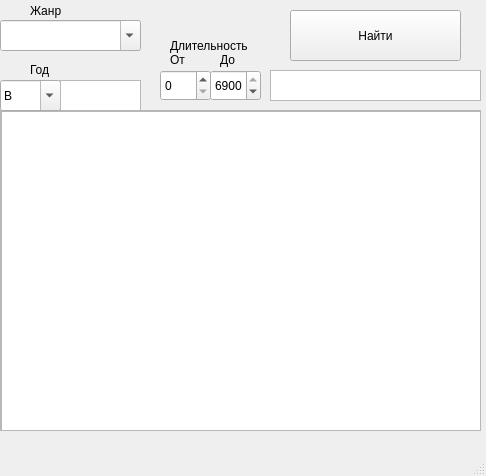
<?xml version="1.0" encoding="UTF-8"?>
<ui version="4.0">
 <class>MainWindow</class>
 <widget class="QMainWindow" name="MainWindow">
  <property name="geometry">
   <rect>
    <x>0</x>
    <y>0</y>
    <width>486</width>
    <height>476</height>
   </rect>
  </property>
  <property name="minimumSize">
   <size>
    <width>486</width>
    <height>476</height>
   </size>
  </property>
  <property name="maximumSize">
   <size>
    <width>486</width>
    <height>476</height>
   </size>
  </property>
  <property name="windowTitle">
   <string>MainWindow</string>
  </property>
  <widget class="QWidget" name="centralwidget">
   <widget class="QScrollArea" name="scrollArea">
    <property name="geometry">
     <rect>
      <x>0</x>
      <y>110</y>
      <width>481</width>
      <height>321</height>
     </rect>
    </property>
    <property name="widgetResizable">
     <bool>true</bool>
    </property>
    <widget class="QWidget" name="scrollAreaWidgetContents">
     <property name="geometry">
      <rect>
       <x>0</x>
       <y>0</y>
       <width>479</width>
       <height>319</height>
      </rect>
     </property>
     <widget class="QTableWidget" name="films_table">
      <property name="geometry">
       <rect>
        <x>0</x>
        <y>0</y>
        <width>481</width>
        <height>321</height>
       </rect>
      </property>
      <property name="sizePolicy">
       <sizepolicy hsizetype="Ignored" vsizetype="Ignored">
        <horstretch>0</horstretch>
        <verstretch>0</verstretch>
       </sizepolicy>
      </property>
     </widget>
    </widget>
   </widget>
   <widget class="QComboBox" name="comboBox">
    <property name="geometry">
     <rect>
      <x>0</x>
      <y>20</y>
      <width>141</width>
      <height>31</height>
     </rect>
    </property>
    <property name="editable">
     <bool>true</bool>
    </property>
    <item>
     <property name="text">
      <string/>
     </property>
    </item>
    <item>
     <property name="text">
      <string>Драма</string>
     </property>
    </item>
    <item>
     <property name="text">
      <string>Мелодрама</string>
     </property>
    </item>
    <item>
     <property name="text">
      <string>Документальный</string>
     </property>
    </item>
    <item>
     <property name="text">
      <string>Анимация</string>
     </property>
    </item>
    <item>
     <property name="text">
      <string>Биография</string>
     </property>
    </item>
    <item>
     <property name="text">
      <string>Боевик</string>
     </property>
    </item>
    <item>
     <property name="text">
      <string>Ужасы</string>
     </property>
    </item>
    <item>
     <property name="text">
      <string>Комедия</string>
     </property>
    </item>
    <item>
     <property name="text">
      <string>Приключения</string>
     </property>
    </item>
    <item>
     <property name="text">
      <string>Детектив</string>
     </property>
    </item>
    <item>
     <property name="text">
      <string>Музыка</string>
     </property>
    </item>
    <item>
     <property name="text">
      <string>Мистика</string>
     </property>
    </item>
    <item>
     <property name="text">
      <string>Фантастика</string>
     </property>
    </item>
    <item>
     <property name="text">
      <string>Боевик</string>
     </property>
    </item>
    <item>
     <property name="text">
      <string>Война</string>
     </property>
    </item>
    <item>
     <property name="text">
      <string>Семейный</string>
     </property>
    </item>
    <item>
     <property name="text">
      <string>Триллер</string>
     </property>
    </item>
    <item>
     <property name="text">
      <string>Фэнтези</string>
     </property>
    </item>
    <item>
     <property name="text">
      <string>Вестерн</string>
     </property>
    </item>
    <item>
     <property name="text">
      <string>Короткометражный</string>
     </property>
    </item>
    <item>
     <property name="text">
      <string>Исторический</string>
     </property>
    </item>
    <item>
     <property name="text">
      <string>Нуар</string>
     </property>
    </item>
   </widget>
   <widget class="QPushButton" name="btn">
    <property name="geometry">
     <rect>
      <x>290</x>
      <y>10</y>
      <width>171</width>
      <height>51</height>
     </rect>
    </property>
    <property name="text">
     <string>Найти</string>
    </property>
   </widget>
   <widget class="QTextEdit" name="line">
    <property name="geometry">
     <rect>
      <x>270</x>
      <y>70</y>
      <width>211</width>
      <height>31</height>
     </rect>
    </property>
   </widget>
   <widget class="QSpinBox" name="spin_begin">
    <property name="geometry">
     <rect>
      <x>160</x>
      <y>70</y>
      <width>51</width>
      <height>31</height>
     </rect>
    </property>
    <property name="wrapping">
     <bool>false</bool>
    </property>
    <property name="minimum">
     <number>0</number>
    </property>
    <property name="maximum">
     <number>6900</number>
    </property>
    <property name="value">
     <number>0</number>
    </property>
   </widget>
   <widget class="QSpinBox" name="spin_end">
    <property name="geometry">
     <rect>
      <x>210</x>
      <y>70</y>
      <width>51</width>
      <height>31</height>
     </rect>
    </property>
    <property name="minimum">
     <number>5</number>
    </property>
    <property name="maximum">
     <number>6900</number>
    </property>
    <property name="value">
     <number>6900</number>
    </property>
   </widget>
   <widget class="QLabel" name="label">
    <property name="geometry">
     <rect>
      <x>170</x>
      <y>30</y>
      <width>81</width>
      <height>31</height>
     </rect>
    </property>
    <property name="text">
     <string>Длительность</string>
    </property>
   </widget>
   <widget class="QLabel" name="label_2">
    <property name="geometry">
     <rect>
      <x>170</x>
      <y>50</y>
      <width>16</width>
      <height>20</height>
     </rect>
    </property>
    <property name="text">
     <string>От</string>
    </property>
   </widget>
   <widget class="QLabel" name="label_3">
    <property name="geometry">
     <rect>
      <x>220</x>
      <y>50</y>
      <width>21</width>
      <height>20</height>
     </rect>
    </property>
    <property name="text">
     <string>До</string>
    </property>
   </widget>
   <widget class="QLabel" name="label_4">
    <property name="geometry">
     <rect>
      <x>30</x>
      <y>0</y>
      <width>47</width>
      <height>21</height>
     </rect>
    </property>
    <property name="text">
     <string>Жанр</string>
    </property>
   </widget>
   <widget class="QLabel" name="label_5">
    <property name="geometry">
     <rect>
      <x>30</x>
      <y>60</y>
      <width>61</width>
      <height>20</height>
     </rect>
    </property>
    <property name="text">
     <string>Год</string>
    </property>
   </widget>
   <widget class="QComboBox" name="yearBox">
    <property name="geometry">
     <rect>
      <x>0</x>
      <y>80</y>
      <width>61</width>
      <height>31</height>
     </rect>
    </property>
    <property name="editable">
     <bool>true</bool>
    </property>
    <item>
     <property name="text">
      <string>В</string>
     </property>
    </item>
    <item>
     <property name="text">
      <string>ДО</string>
     </property>
    </item>
    <item>
     <property name="text">
      <string>ПОСЛЕ</string>
     </property>
    </item>
   </widget>
   <widget class="QPlainTextEdit" name="year">
    <property name="geometry">
     <rect>
      <x>60</x>
      <y>80</y>
      <width>81</width>
      <height>31</height>
     </rect>
    </property>
   </widget>
  </widget>
  <widget class="QMenuBar" name="menubar">
   <property name="geometry">
    <rect>
     <x>0</x>
     <y>0</y>
     <width>486</width>
     <height>21</height>
    </rect>
   </property>
  </widget>
  <widget class="QStatusBar" name="statusbar"/>
 </widget>
 <resources/>
 <connections/>
</ui>
